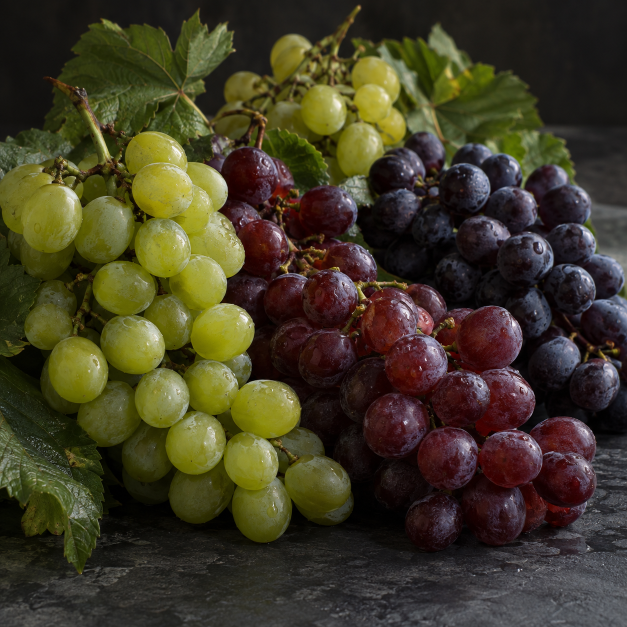
#> input picture tests/visual/inputs/fruit-grapes.png, 1254 x 1254 px, given in place of linear.ppm, which was not available (shown at 1/2 size)
$ python summarize_spectral_comparison.py
#> lines starting #> are read from the running program, lines starting #| are printed output that depends on the picture; pictures that were not available may be replaced by others from this repository, and a replacement may not be noted
"""Compact saved acceptance evidence; all operations here are measurement/presentation."""
import json, pathlib, sys, hashlib
import numpy as np
from PIL import Image, ImageDraw
from analyze_spectral_diagnosis import pfm,rgb
for fixture in ['fashion','knee','lowlight']:
    root=pathlib.Path('build/phase4-comparative')/fixture;diagnosis=root/'spectral-diagnosis';candidate=root/'spectral-material-mass'
    export=pathlib.Path('tests/visual/renders/phase4/spectral-diagnosis')/fixture;export.mkdir(parents=True,exist_ok=True)
    paths=[('Linear',diagnosis/'linear.ppm'),('Density',diagnosis/'density.ppm'),('Original Spectral',diagnosis/'spectral.ppm'),
           ('Scene-mass Spectral',candidate/'spectral.ppm'),('Authors J/H + scene mass',diagnosis/'authors-JH-table-scene-mass.png'),
           ('C0 before Spill (saved baseline)',root/'C0-A3/pre-spill.ppm')]
    canvas=Image.new('RGB',(1440,600),'#222');draw=ImageDraw.Draw(canvas)
#> after `canvas = Image.new('RGB', (1440, 600), '#222')`: canvas: PIL image 1440x600 RGB; every value is 34
    for i,(label,path) in enumerate(paths):
        im=Image.open(path);im.thumbnail((480,270));x=i%3*480;y=i//3*300;canvas.paste(im,(x,y+25));draw.text((x+8,y+5),label,fill='white')
#> further down, im is the input picture: PIL image 1254x1254 RGB; mean R, G, B 64.3, 58.5, 36.7
#> after `im.thumbnail((480, 270))`:
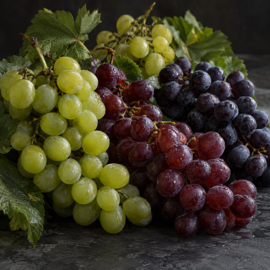
#> im: PIL image 270x270 RGB; mean R, G, B 64.4, 58.6, 36.9
#> after `canvas.paste(im, (x, y + 25))`:
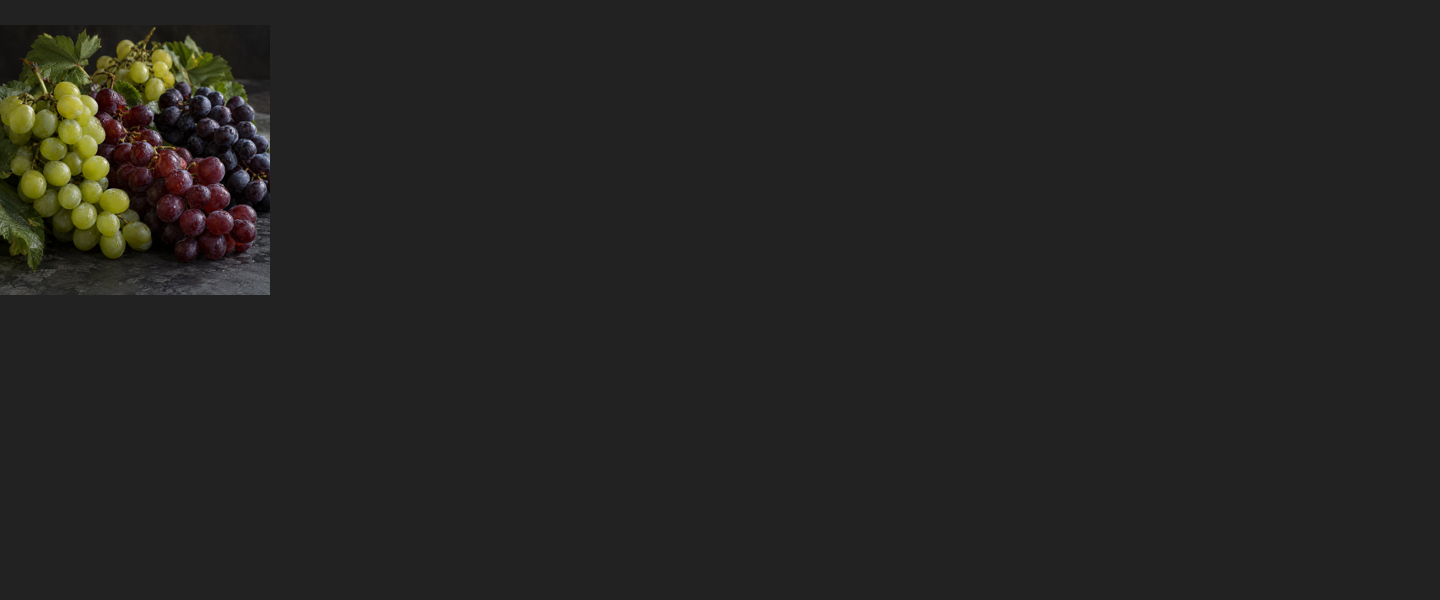
#> canvas: PIL image 1440x600 RGB; mean R, G, B 36.6, 36.1, 34.2
#> (the run stopped early here; a loop or call above may not have finished)

$ run again, on tests/visual/inputs/laundry-cloth.png
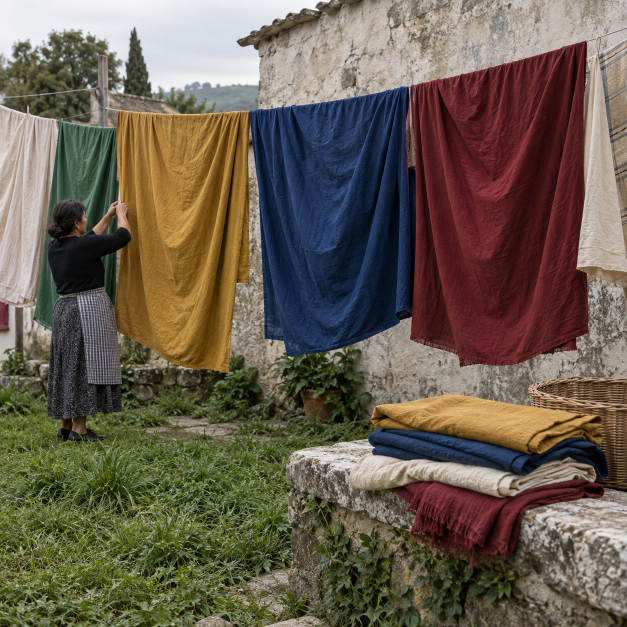
#> input picture tests/visual/inputs/laundry-cloth.png, 1254 x 1254 px, given in place of linear.ppm, which was not available (shown at 1/2 size)
#> im is the input picture: PIL image 1254x1254 RGB; mean R, G, B 105.2, 94.2, 78.9
#> `im.thumbnail((480, 270))`:
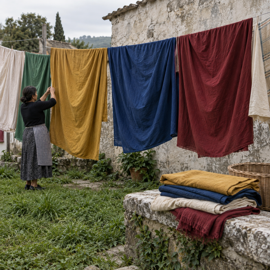
#> im: PIL image 270x270 RGB; mean R, G, B 105.3, 94.3, 79.1
#> `canvas.paste(im, (x, y + 25))`:
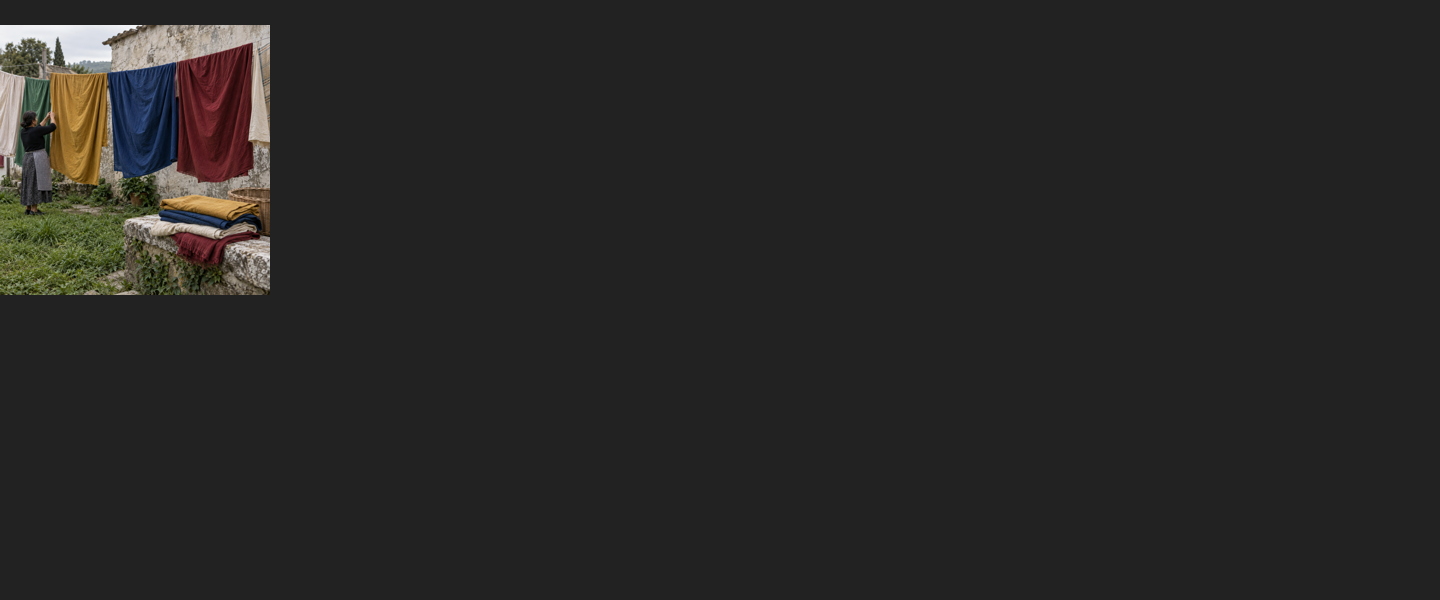
#> canvas: PIL image 1440x600 RGB; mean R, G, B 40, 39.1, 37.8
